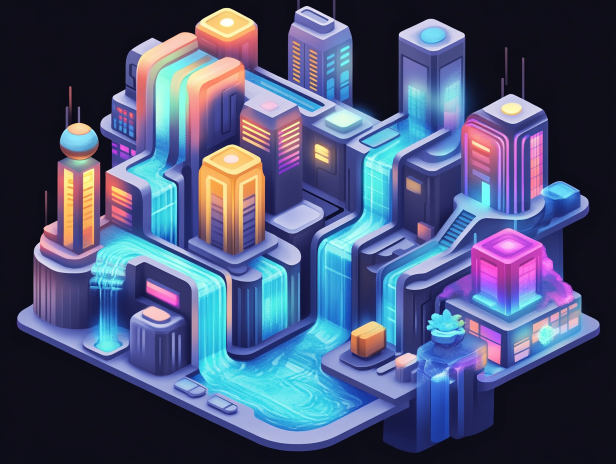
#> input picture Images/example.png, 1232 x 928 px (shown at 1/2 size)
$ python image_processor.py   (older library calls are emulated)
#> lines starting #> are read from the running program, lines starting #| are printed output that depends on the picture
#> in process_image, image is the input picture: shape (928, 1232, 3); mean B, G, R 117.2, 84.6, 74.5
### edge_detection.py
# Python | edge_detection.py
import cv2
import numpy as np
from data_contracts import as_bgr

def detect_and_project_edges(image, low_threshold, high_threshold, thickness=1, project_on_original=False):
    """
    Detects edges in an image and returns an image where the edges are projected.

    :param image: Path to the input image. Can be an image instance or a path.
    :param low_threshold: Lower threshold for edge detection.
    :param high_threshold: Higher threshold for edge detection.
    :param thickness: Thickness of the edges.
    :param project_on_original: Whether to project edges on the original image or a black canvas.
    :return: BGR image with projected edges, ready for OpenCV processing.
    """
#> called with image = './Images/example.png', low_threshold = 50, high_threshold = 150, thickness = 1, project_on_original = False
    # Read image (OpenCV defaults to BGR color space)
    if isinstance(image, str):
        original_image = cv2.imread(image, cv2.IMREAD_COLOR)
    else:
        original_image = image

    if original_image is None:
        raise ValueError("Could not read image. Check the image path.")

    bgr_image = as_bgr(original_image)

    # Convert to grayscale for edge detection
    grayscale_image = cv2.cvtColor(bgr_image, cv2.COLOR_BGR2GRAY)
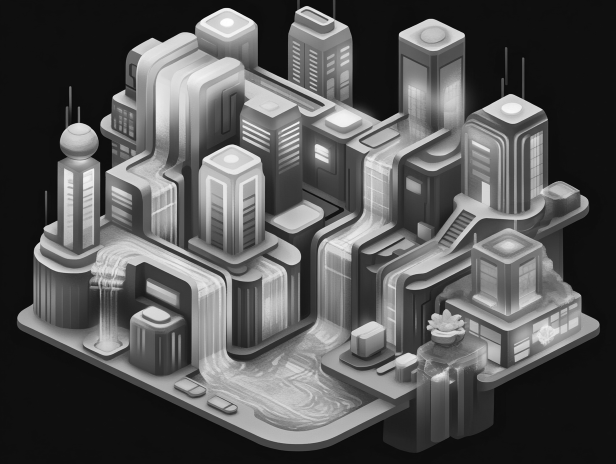
#> grayscale_image: shape (928, 1232) (shown at 1/2 size); min 0, max 255, mean 85.3

    # Perform edge detection
    edges = cv2.Canny(grayscale_image, low_threshold, high_threshold)
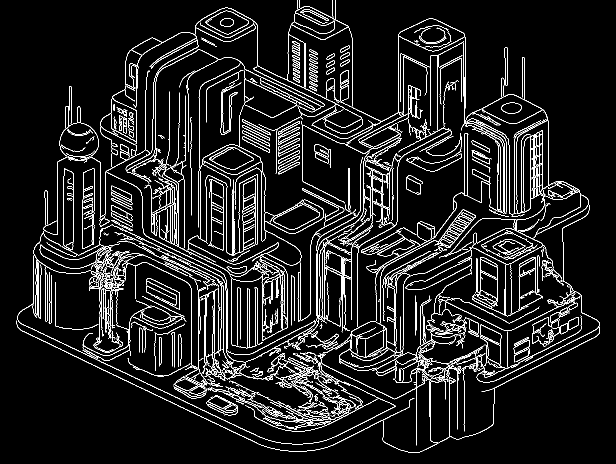
#> edges: shape (928, 1232) (shown at 1/2 size); 7.7% white in thin lines or dots

    # Apply thickness to edges
    kernel = cv2.getStructuringElement(cv2.MORPH_RECT, (thickness, thickness))
    thick_edges = cv2.dilate(edges, kernel)

    # Initialize output
    if project_on_original:
        result_image = bgr_image.copy()
        # Project edges in red color (RGB format: dark gray = [20, 20, 20])
        result_image[thick_edges > 0] = [20, 20, 20]
    else:
        # If not projecting on the original, use a black background
        result_image = np.zeros_like(bgr_image)
        # Project edges in white [255, 255, 255]
        result_image[thick_edges > 0] = [255, 255, 255]

    # Convert BGR to RGB only at the PySide6 display boundary.
    return result_image

def detect_edges(image, low_threshold, high_threshold, thickness=1, project_on_original=False):
    return detect_and_project_edges(image, low_threshold, high_threshold, thickness, project_on_original)

# def detect_edges(image_path, low_threshold=50, high_threshold=150):
#     img = cv2.imread(image_path, cv2.IMREAD_GRAYSCALE)  # Read image in grayscale
#
#     if img is None:
#         raise ValueError("Image not found")
#
#     # Perform edge detection using OpenCV's CPU-based Canny method
#     edges = cv2.Canny(img, low_threshold, high_threshold)
#
#     return edges

### depth_cue_estimator_util.py
import cv2
import numpy as np


class DepthCueEstimator:
    def __init__(self):
        """
        Initialize the DepthCueEstimator class.
        This class uses light, shading, and depth maps (if available) to estimate relative depth layers.
        """
        pass

    def estimate_depth_from_light(self, image, threshold=50):
        """
        Estimate depth using light intensity in the grayscale image.

        Args:
            image (numpy.ndarray): Input grayscale image (single channel).
            threshold (int): Threshold to detect areas of intense light. Default is 50.

        Returns:
            numpy.ndarray: An estimated depth map where light intense areas are closer.
        """
        if len(image.shape) > 2:
            image = cv2.cvtColor(image, cv2.COLOR_BGR2GRAY)

        # Normalize the image intensity
        normalized = cv2.normalize(image, None, alpha=0, beta=255, norm_type=cv2.NORM_MINMAX)

        # Inverse the intensity to treat brighter areas as closer regions
        inverted = 255 - normalized

        # Blur the image to smooth out noise
        depth_map = cv2.GaussianBlur(inverted, (5, 5), 0)

        _, binary_mask = cv2.threshold(normalized, threshold, 255, cv2.THRESH_BINARY)

        return depth_map

    def estimate_depth_from_shading(self, image, kernel_size=5):
        """
        Estimate depth using shading by detecting gradients.

        Args:
            image (numpy.ndarray): Input grayscale or BGR image.
            kernel_size (int): Size of Sobel operator kernel. Default is 5.

        Returns:
            numpy.ndarray: An estimated depth map based on shading gradients.
        """
        if len(image.shape) > 2:
            image = cv2.cvtColor(image, cv2.COLOR_BGR2GRAY)

        # Compute gradients in X and Y directions
        grad_x = cv2.Sobel(image, cv2.CV_64F, 1, 0, ksize=kernel_size)
        grad_y = cv2.Sobel(image, cv2.CV_64F, 0, 1, ksize=kernel_size)

        # Compute the gradient magnitude
        gradient_magnitude = cv2.magnitude(grad_x, grad_y)

        # Normalize gradient to scale from 0 to 255
        depth_map = cv2.normalize(gradient_magnitude, None, alpha=0, beta=255, norm_type=cv2.NORM_MINMAX)

        return depth_map.astype(np.uint8)

    # [15 lines left out: function process_input_depth_data, not called in this run]

    def combine_depth_cues(self, light_depth, shading_depth, input_depth=None, weights=(0.5, 0.5, 0.0)):
        """
        Combine depth maps from different cues to compute a unified depth estimation.

        Args:
            light_depth (numpy.ndarray): Depth map estimated based on light intensity.
            shading_depth (numpy.ndarray): Depth map estimated based on shading/gradient.
            input_depth (numpy.ndarray): Input depth map if available (can be None).
            weights (tuple): Weights for combining light, shading, and input depth maps.

        Returns:
            numpy.ndarray: Combined and normalized depth map.
        """
        combined = weights[0] * light_depth + weights[1] * shading_depth

        if input_depth is not None:
            combined += weights[2] * input_depth

        # Normalize the combined depth map
        combined_depth_map = cv2.normalize(combined, None, alpha=0, beta=255, norm_type=cv2.NORM_MINMAX)

        return combined_depth_map.astype(np.uint8)


# Example usage
# [22 lines that do not run on import are left out]

### data_contracts.py
"""Shared image/depth/mask contracts: BGR uint8, (height, width), bool foreground."""
import cv2
import numpy as np


def as_bgr(image):
    """Return an independent contiguous BGR uint8 image; composite alpha on white."""
    value = np.asarray(image)
    if value.dtype != np.uint8 or value.size == 0:
        raise ValueError('An image must be a nonempty uint8 array.')
    if value.ndim == 2:
        value = cv2.cvtColor(value, cv2.COLOR_GRAY2BGR)
    elif value.ndim == 3 and value.shape[2] == 4:
        alpha = value[:, :, 3:4].astype(np.float32) / 255
        value = np.rint(value[:, :, :3] * alpha + 255 * (1 - alpha)).astype(np.uint8)
    elif value.ndim != 3 or value.shape[2] != 3:
        raise ValueError('Expected grayscale, BGR or BGRA image data.')
    return np.ascontiguousarray(value).copy()


# [51 lines left out: functions output_shape, proportional_shape, normalized_depth, normalized_inverse_depth, foreground_mask, not called in this run]

### smoothing_depth_map_utils.py
import cv2
import numpy as np
from scipy.ndimage import gaussian_filter


class SmoothingDepthMapUtils:
    def __init__(self):
        """
        A class for smoothing depth maps with various methods.
        """
        pass

    @staticmethod
    def gaussian_smoothing(depth_map, kernel_size=5, sigma=1.0):
        """
        Apply Gaussian smoothing to the depth map to reduce noise and jagged edges.
        :param depth_map: The input depth map as a numpy array.
        :param kernel_size: Size of the Gaussian kernel (odd integer).
        :param sigma: Standard deviation of the Gaussian kernel.
        :return: Smoothed depth map.
        """
        smoothed_map = cv2.GaussianBlur(depth_map, (kernel_size, kernel_size), sigma)
        return smoothed_map

    # [93 lines left out: functions bilateral_smoothing, median_smoothing, anisotropic_diffusion, normalize_depth_map, apply_smoothing, not called in this run]

### image_processor.py
# This is a bonus, standalone script that demonstrates how to process images using OpenCV and custom utility classes.
# The ImageProcessor class provides methods to apply various image processing techniques, such as edge detection, depth estimation, and smoothing.
# However, the real work of those are done by the SmoothingDepthMapUtils and DepthCueEstimator classes.
import cv2
import os
from edge_detection import detect_edges
from depth_cue_estimator_util import DepthCueEstimator
from smoothing_depth_map_utils import SmoothingDepthMapUtils


class ImageProcessor:
    def __init__(self):
        self.depth_estimator = DepthCueEstimator()
        self.smoothing_utils = SmoothingDepthMapUtils()

    # [41 lines left out: function blend_images, not called in this run]

    def process_image(self, image_path, methods, output_directory=None):
        """
        Process an image using specified methods.

        Args:
            image_path (str): Full path to the input image.
            methods (list): List of processing methods to apply.
                            Supported: ["edges", "depth_light", "depth_shading", "depth_combined", "smooth_gaussian", "smooth_bilateral", "smooth_median", "smooth_anisotropic"].
            output_directory (str): Directory to save output images. Defaults to none (no saving).

        Returns:
            dict: Dictionary of processed images with method names as keys.
        """
        # Read the input image
        image = cv2.imread(image_path)
        if image is None:
            raise ValueError("Could not load image from the provided path.")

        basename = os.path.splitext(os.path.basename(image_path))[0]
        processed_images = {}

        for method in methods:
            if method == "edges":
                # Detect edges with Canny
                processed_images[method] = detect_edges(image_path, 50, 150)

            elif method == "depth_light":
                grayscale = self._convert_to_grayscale(image)
                processed_images[method] = self.depth_estimator.estimate_depth_from_light(grayscale)

            elif method == "depth_shading":
                grayscale = self._convert_to_grayscale(image)
                processed_images[method] = self.depth_estimator.estimate_depth_from_shading(grayscale)

            elif method == "depth_combined":
                grayscale = self._convert_to_grayscale(image)
                light_depth = self.depth_estimator.estimate_depth_from_light(grayscale)
                shading_depth = self.depth_estimator.estimate_depth_from_shading(grayscale)
                processed_images[method] = self.depth_estimator.combine_depth_cues(light_depth, shading_depth)

            elif method.startswith("smooth_"):
                if "depth_combined" not in processed_images:
                    raise ValueError("Depth map needed for smoothing. Ensure you include 'depth_combined' in methods.")
                depth_map = processed_images["depth_combined"]
                if method == "smooth_gaussian":
                    processed_images[method] = self.smoothing_utils.gaussian_smoothing(depth_map)
                elif method == "smooth_bilateral":
                    processed_images[method] = self.smoothing_utils.bilateral_smoothing(depth_map)
                elif method == "smooth_median":
                    processed_images[method] = self.smoothing_utils.median_smoothing(depth_map)
                elif method == "smooth_anisotropic":
                    processed_images[method] = self.smoothing_utils.anisotropic_diffusion(depth_map)

            else:
                raise ValueError(f"Unsupported method: {method}")

            # Save output if output directory is specified
            if output_directory:
                output_path = os.path.join(output_directory, f"{basename}-{method}.png")
                cv2.imwrite(output_path, processed_images[method])

        return processed_images

    def _convert_to_grayscale(self, image):
        """Convert an image to grayscale if it is not already."""
        if len(image.shape) > 2:
            return cv2.cvtColor(image, cv2.COLOR_BGR2GRAY)
        return image


# Example usage
if __name__ == "__main__":
    image_processor = ImageProcessor()
    input_image_path = "./Images/example.png"
    output_dir = "./Images"

    # List of processing methods
    methods = ["edges", "depth_light", "depth_shading", "depth_combined", "smooth_gaussian"]

    results = image_processor.process_image(input_image_path, methods, output_directory=output_dir)
#> results = 5 items

    # Display the processed images
    for method, output in results.items():
        cv2.imshow(method, output)
#> this loop made 5 passes
#> method on passes 1 to 5: 'edges', 'depth_light', 'depth_shading', 'depth_combined', 'smooth_gaussian'

    cv2.waitKey(0)
    cv2.destroyAllWindows()
